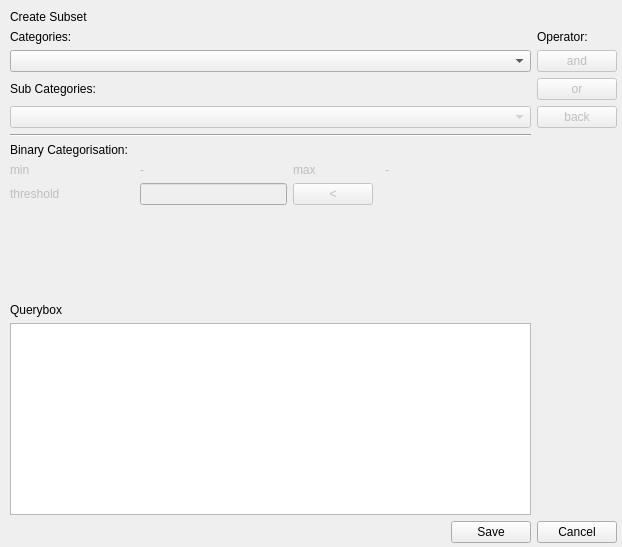
<?xml version="1.0" encoding="UTF-8"?>
<ui version="4.0">
 <class>cohort_settings</class>
 <widget class="QDialog" name="cohort_settings">
  <property name="geometry">
   <rect>
    <x>0</x>
    <y>0</y>
    <width>622</width>
    <height>547</height>
   </rect>
  </property>
  <property name="windowTitle">
   <string>Cohort Train on Subgroup</string>
  </property>
  <widget class="QWidget" name="verticalLayoutWidget">
   <property name="geometry">
    <rect>
     <x>10</x>
     <y>10</y>
     <width>607</width>
     <height>533</height>
    </rect>
   </property>
   <layout class="QVBoxLayout" name="verticalLayout">
    <item>
     <layout class="QGridLayout" name="gridLayout">
      <item row="7" column="0" colspan="6">
       <widget class="QComboBox" name="subgroups">
        <property name="enabled">
         <bool>false</bool>
        </property>
       </widget>
      </item>
      <item row="17" column="0" colspan="6">
       <widget class="QLabel" name="label_3">
        <property name="text">
         <string>Querybox</string>
        </property>
       </widget>
      </item>
      <item row="6" column="6">
       <widget class="QPushButton" name="or_button">
        <property name="enabled">
         <bool>false</bool>
        </property>
        <property name="text">
         <string>or</string>
        </property>
       </widget>
      </item>
      <item row="5" column="0" colspan="6">
       <widget class="QComboBox" name="groups"/>
      </item>
      <item row="5" column="6">
       <widget class="QPushButton" name="and_button">
        <property name="enabled">
         <bool>false</bool>
        </property>
        <property name="text">
         <string>and</string>
        </property>
       </widget>
      </item>
      <item row="0" column="0" colspan="7">
       <widget class="QLabel" name="label_4">
        <property name="text">
         <string>Create Subset</string>
        </property>
       </widget>
      </item>
      <item row="11" column="0" colspan="2">
       <widget class="QLabel" name="min_label">
        <property name="enabled">
         <bool>false</bool>
        </property>
        <property name="text">
         <string>min</string>
        </property>
       </widget>
      </item>
      <item row="11" column="3">
       <widget class="QLabel" name="max_label">
        <property name="enabled">
         <bool>false</bool>
        </property>
        <property name="text">
         <string>max</string>
        </property>
       </widget>
      </item>
      <item row="6" column="0" colspan="6">
       <widget class="QLabel" name="label_5">
        <property name="text">
         <string>Sub Categories:</string>
        </property>
       </widget>
      </item>
      <item row="9" column="0">
       <widget class="QLabel" name="label_6">
        <property name="text">
         <string>Binary Categorisation:</string>
        </property>
       </widget>
      </item>
      <item row="11" column="2">
       <widget class="QLabel" name="min_val">
        <property name="enabled">
         <bool>false</bool>
        </property>
        <property name="text">
         <string>-</string>
        </property>
       </widget>
      </item>
      <item row="1" column="6">
       <widget class="QLabel" name="label_7">
        <property name="text">
         <string>Operator:</string>
        </property>
       </widget>
      </item>
      <item row="13" column="2">
       <widget class="QLineEdit" name="threshold_value">
        <property name="enabled">
         <bool>false</bool>
        </property>
       </widget>
      </item>
      <item row="15" column="0">
       <spacer name="verticalSpacer_3">
        <property name="orientation">
         <enum>Qt::Vertical</enum>
        </property>
        <property name="sizeHint" stdset="0">
         <size>
          <width>20</width>
          <height>40</height>
         </size>
        </property>
       </spacer>
      </item>
      <item row="13" column="3">
       <widget class="QPushButton" name="pushButton">
        <property name="enabled">
         <bool>false</bool>
        </property>
        <property name="text">
         <string>&lt;</string>
        </property>
       </widget>
      </item>
      <item row="11" column="5">
       <widget class="QLabel" name="max_val">
        <property name="enabled">
         <bool>false</bool>
        </property>
        <property name="text">
         <string>-</string>
        </property>
       </widget>
      </item>
      <item row="18" column="0" colspan="6">
       <widget class="QTextBrowser" name="querybox"/>
      </item>
      <item row="1" column="0">
       <widget class="QLabel" name="label">
        <property name="text">
         <string>Categories:</string>
        </property>
       </widget>
      </item>
      <item row="13" column="0" colspan="2">
       <widget class="QLabel" name="threshold_label">
        <property name="enabled">
         <bool>false</bool>
        </property>
        <property name="text">
         <string>threshold</string>
        </property>
       </widget>
      </item>
      <item row="8" column="0" colspan="6">
       <widget class="Line" name="line">
        <property name="orientation">
         <enum>Qt::Horizontal</enum>
        </property>
       </widget>
      </item>
      <item row="7" column="6">
       <widget class="QPushButton" name="back_button">
        <property name="enabled">
         <bool>false</bool>
        </property>
        <property name="text">
         <string>back</string>
        </property>
       </widget>
      </item>
      <item row="16" column="0">
       <spacer name="verticalSpacer_2">
        <property name="orientation">
         <enum>Qt::Vertical</enum>
        </property>
        <property name="sizeHint" stdset="0">
         <size>
          <width>20</width>
          <height>40</height>
         </size>
        </property>
       </spacer>
      </item>
      <item row="13" column="5">
       <spacer name="horizontalSpacer_2">
        <property name="orientation">
         <enum>Qt::Horizontal</enum>
        </property>
        <property name="sizeHint" stdset="0">
         <size>
          <width>40</width>
          <height>20</height>
         </size>
        </property>
       </spacer>
      </item>
     </layout>
    </item>
    <item>
     <layout class="QHBoxLayout" name="horizontalLayout">
      <item>
       <spacer name="horizontalSpacer">
        <property name="orientation">
         <enum>Qt::Horizontal</enum>
        </property>
        <property name="sizeHint" stdset="0">
         <size>
          <width>40</width>
          <height>20</height>
         </size>
        </property>
       </spacer>
      </item>
      <item>
       <widget class="QPushButton" name="save_button">
        <property name="text">
         <string>Save</string>
        </property>
       </widget>
      </item>
      <item>
       <widget class="QPushButton" name="cancel_button">
        <property name="text">
         <string>Cancel</string>
        </property>
       </widget>
      </item>
     </layout>
    </item>
   </layout>
  </widget>
 </widget>
 <resources/>
 <connections/>
</ui>
